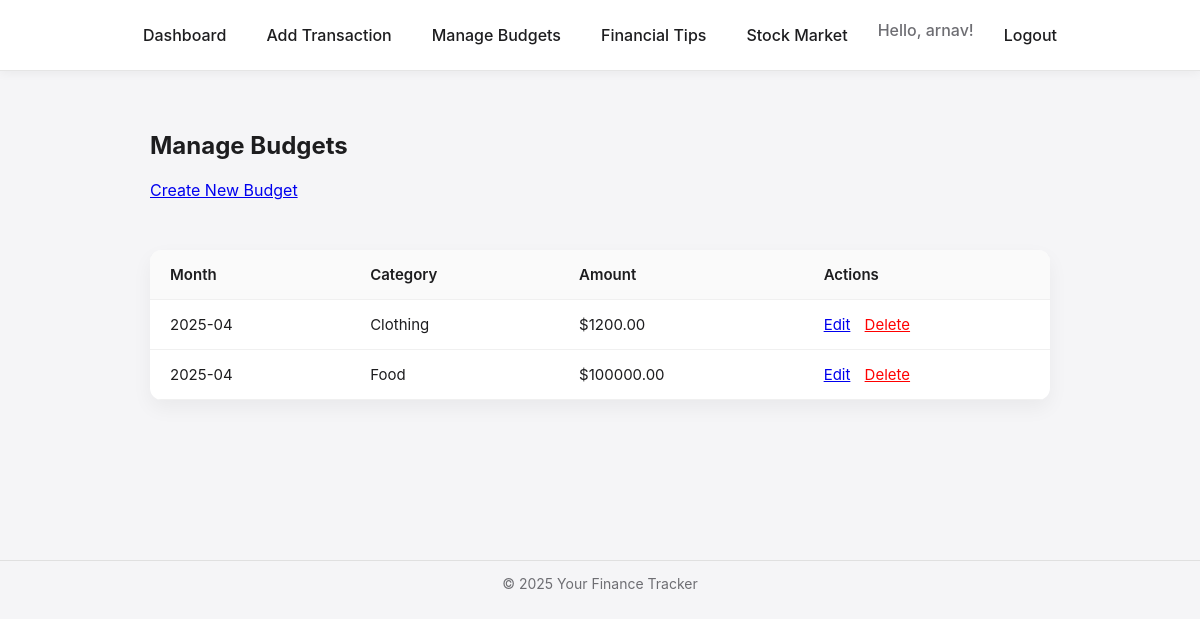
Page /tracker/budgets/ (signed in) on the committed database.
### tracker/models.py (models this page shows, shortened)
class Budget(models.Model):
    user = models.ForeignKey(User, on_delete=models.CASCADE, related_name='budgets')
    category = models.CharField(max_length=50)
    amount = models.DecimalField(max_digits=10, decimal_places=2)
    month = models.DateField()
    created_at = models.DateTimeField(auto_now_add=True)
    updated_at = models.DateTimeField(auto_now=True)
    class Meta:
        unique_together = ('user', 'category', 'month')
        ordering = ['-month', 'category']

### tracker/views.py (the view)
# urls.py: path('budgets/', views.budget_list_view, name='budget_list'),
@login_required
def budget_list_view(request):
    budgets = Budget.objects.filter(user=request.user).order_by('-month', 'category')
    return render(request, 'tracker/budget_list.html', {'budgets': budgets})

### tracker/templates/tracker/budget_list.html (shortened to what this page needs)
{% extends 'tracker/base.html' %}
{% block content %}
    <h2>Manage Budgets</h2>
    <a href="{% url 'tracker:budget_create' %}" style="margin-bottom: 20px; display: inline-block;">Create New Budget</a>
    {% if budgets %}
        <table>
            <thead>
                <tr>
                    <th>Month</th>
                    <th>Category</th>
                    <th>Amount</th>
                    <th>Actions</th>
                </tr>
            </thead>
            <tbody>
                {% for budget in budgets %}
                <tr>
                    <td>{{ budget.month|date:"Y-m" }}</td>
                    <td>{{ budget.category }}</td>
                    <td>${{ budget.amount|floatformat:2 }}</td>
                    <td>
                        <a href="{% url 'tracker:budget_edit' pk=budget.pk %}">Edit</a>
                        <a href="{% url 'tracker:budget_delete' pk=budget.pk %}" style="margin-left: 10px; color: red;">Delete</a>
                    </td>
                </tr>
                {% endfor %}
            </tbody>
        </table>
    {% else %}
        <p>You haven't created any budgets yet.</p>
    {% endif %}
{% endblock %}

### tracker/templates/tracker/base.html (shortened to what this page needs)
<!DOCTYPE html>
<html lang="en">
<head>
</head>
<body>
    <nav>
        <a href="{% url 'tracker:dashboard' %}">Dashboard</a>
        {% if user.is_authenticated %}
            <a href="{% url 'tracker:add_transaction' %}">Add Transaction</a>
            <a href="{% url 'tracker:budget_list' %}">Manage Budgets</a>
            <a href="{% url 'tracker:financial_tips' %}">Financial Tips</a>
            <a href="{% url 'tracker:stock_market_overview' %}">Stock Market</a>
            <span style="color: #6e6e73;">Hello, {{ user.username }}!</span>
            <a href="{% url 'tracker:logout' %}">Logout</a>
        {% else %}
            <a href="{% url 'tracker:login' %}">Login</a>
            <a href="{% url 'tracker:register' %}">Register</a>
        {% endif %}
    </nav>
    <main>
        {% block content %}{% endblock %}
    </main>
    <footer>
        <hr>
        <p>© {% now "Y" %} Your Finance Tracker</p>
    </footer>
</body>
</html>

### tracker/templates/tracker/base.html (style rules this page uses)
body { margin: 0; padding: 0; background-color: #f5f5f7; font-family: -apple-system, BlinkMacSystemFont, 'Helvetica Neue', 'Segoe UI', Roboto, sans-serif; color: #1d1d1f; }
nav { background: #ffffff; display: flex; justify-content: center; gap: 20px; padding: 20px 0; font-size: 16px; font-weight: 500; box-shadow: 0 2px 10px rgba(0, 0, 0, 0.05); border-bottom: 1px solid #e5e5e5; }
nav a { text-decoration: none; color: #1d1d1f; padding: 5px 10px; position: relative; transition: color 0.3s ease; }
nav a::after { content: ""; position: absolute; width: 0%; height: 2px; bottom: -5px; left: 50%; background-color: #0071e3; transition: width 0.3s ease, left 0.3s ease; }
main { padding: 40px 20px; max-width: 900px; margin: 0 auto; }
table { width: 100%; border-collapse: collapse; margin-top: 30px; background: white; border-radius: 12px; overflow: hidden; box-shadow: 0 8px 20px rgba(0, 0, 0, 0.05); }
th, td { padding: 15px 20px; border-bottom: 1px solid #f0f0f0; text-align: left; font-size: 15px; }
th { background-color: #fafafa; font-weight: 600; }
footer { text-align: center; margin-top: 60px; padding: 20px 0; font-size: 14px; color: #6e6e73; }
footer hr { margin-top: 40px; border: none; height: 1px; background: #e0e0e0; }

### rows in the picture
Budget: month "2025-04", category "Clothing", amount "1200.00"
Budget: month "2025-04", category "Food", amount "100000.00"

### other values in the picture
{{ user.username }} "arnav"
